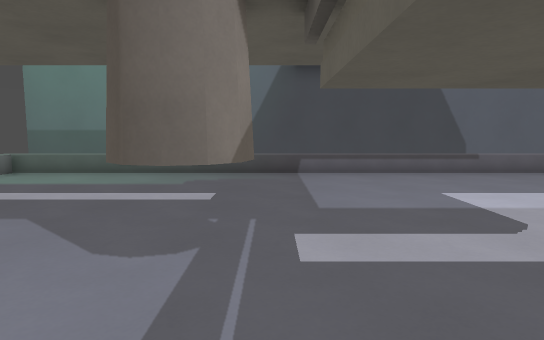
view 1 (above)

21 first-person views from a walk through a level from a Godot 3-D game. The camera is 1.3 m above the floor, tilts 6° down and sees 75° across. The floor is counted in squares, 1 m on a side. Each view is taken from the middle of a square. On the plan, view 1 faces up. The plan holds only what a view shows up to about 15 squares ahead; the rest is blank.

view 2
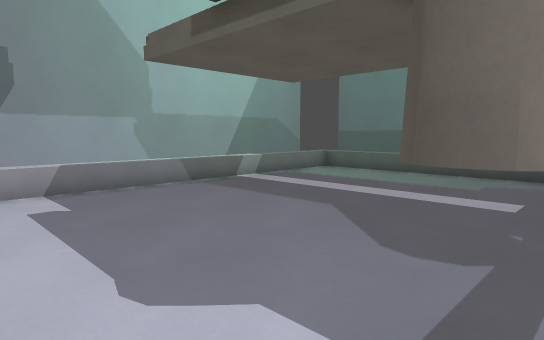

view 3
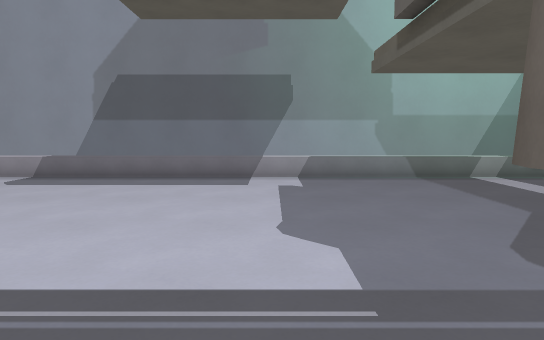

view 4
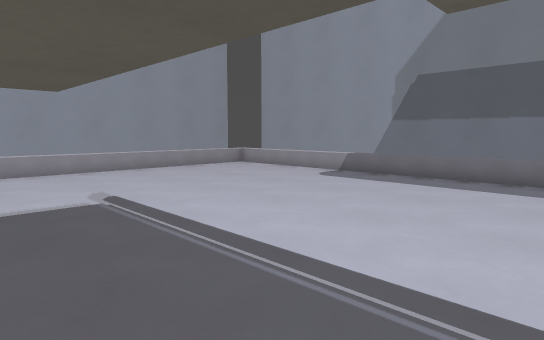

view 5
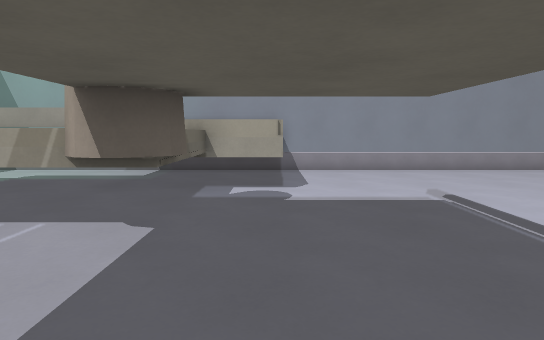

view 6
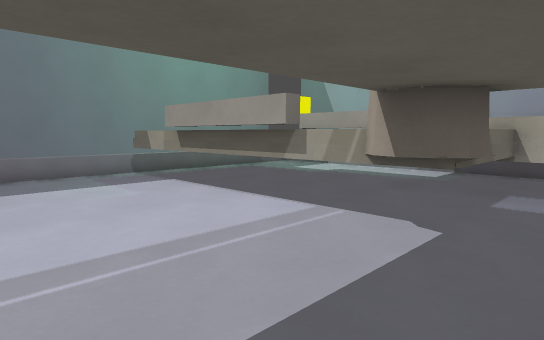

view 7
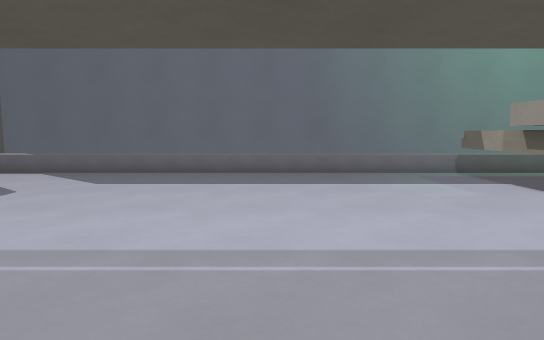

view 8
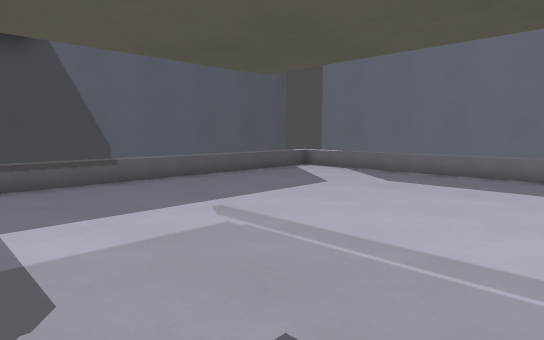

view 9
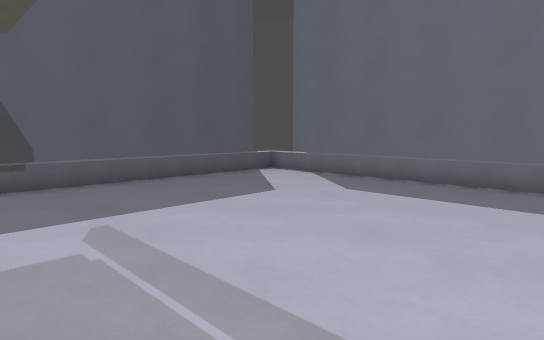

view 10
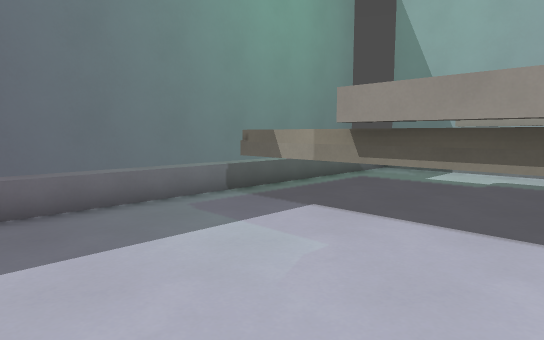

view 11
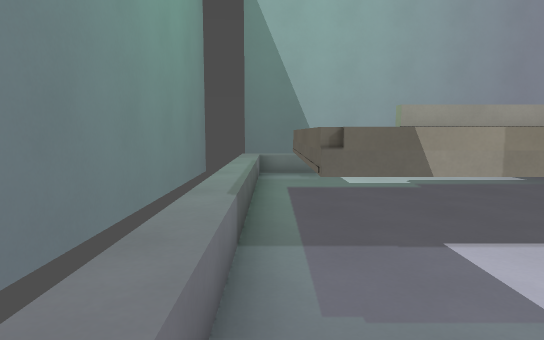

view 12
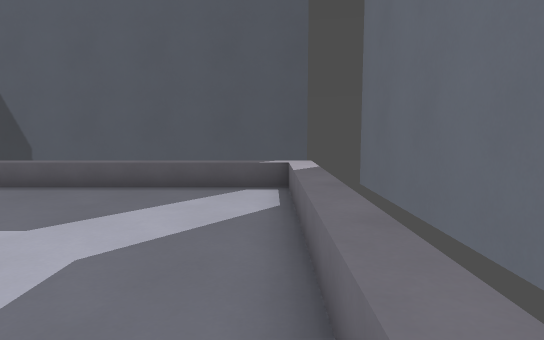

view 13
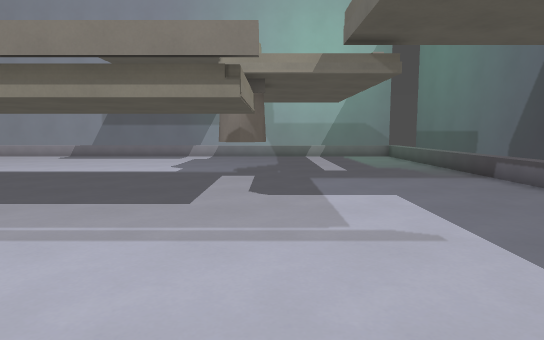

view 14
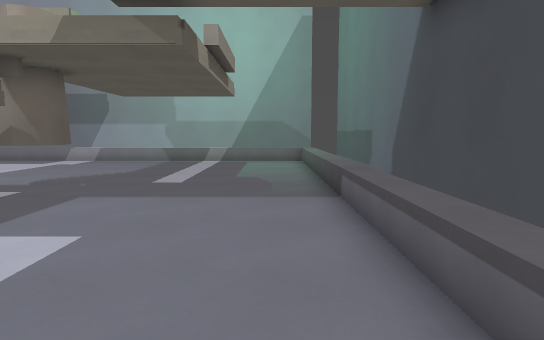

view 15
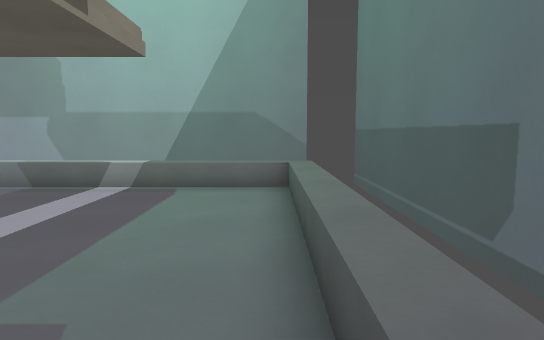

view 16
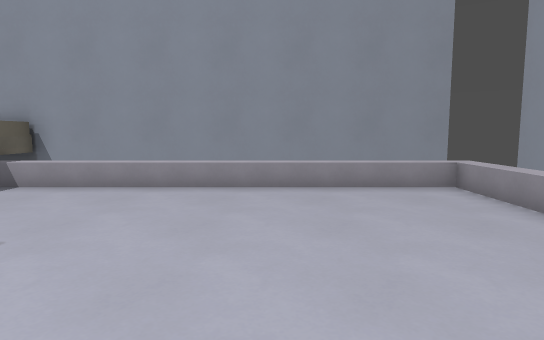

view 17
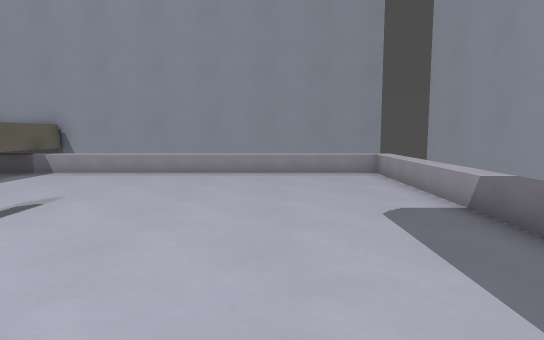

view 18
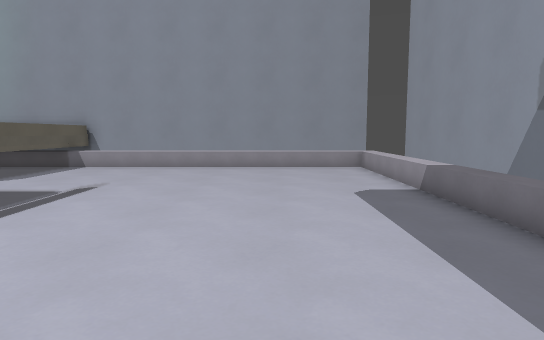

view 19
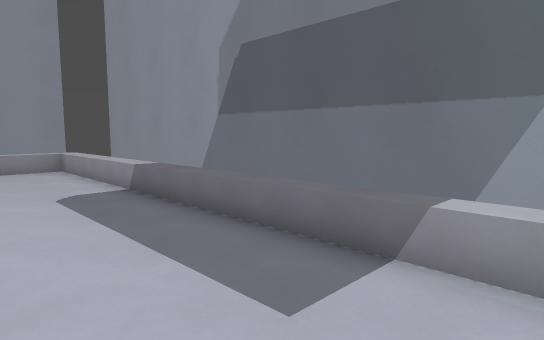

view 20
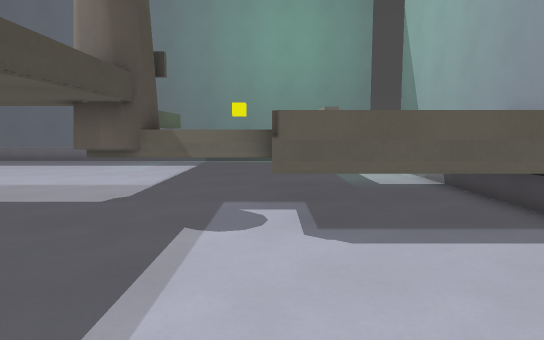

view 21
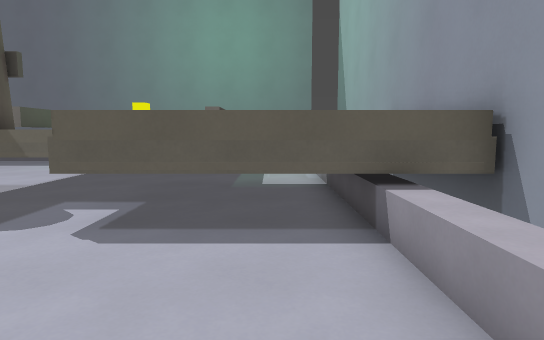

### Floor plan
Key: @ floor where view 1 was taken; # wall or solid block; . floor; ^ raised ledge; P pillar.
Columns run from 10 left of view 1 to 16 right of it. Each row starts with its distance up from view 1.
 13  #########################
 12 #^^^^^^^^^^^^^^^^^^^^^^^^^#
 11 #^.......................^#
 10 #^.......................^#
  9 #^.......................^#
  8 #^.......................^#
  7 #^.......................^#
  6 #^.......................^#
  5 #^.......P...............^#
  4 #^......PPP..............^#
  3 #^.......P...............^#
  2 #^.......................^#
  1 #^.......................^#
  0 #^........@..............^#
 -1 #^.......................^#
 -2 #^.......................^#
 -3 #^.............P.........^#
 -4 #^.............#^^^^^^^^.^#
 -5 #^.............^       ^.^#
 -6 #^.............^       ^.^#
 -7 #^...........^^^       ^.^#
 -8 #^...........^    ^^^^^^.^#
 -9 #^...........^   ^.......^#
-10 #^...........^   ^.......^#
-11 #^...........^^^^^.......^#
-12 #^^^^^^^^^^^^^         ^^^#
-13  #################  ######

Positions as (right, up) in squares from view 1, and headings:
1: (0, 0), facing up
2: (0, 0), facing up-left
3: (2, 1), facing left
4: (2, 1), facing down-left
5: (3, 1), facing down
6: (3, 1), facing down-right
7: (3, 2), facing right
8: (3, 2), facing up-right
9: (5, 2), facing up-right
10: (8, 1), facing down-right
11: (14, 0), facing down
12: (14, 3), facing up
13: (11, 5), facing left
14: (8, 10), facing left
15: (0, 11), facing left
16: (-4, -3), facing down
17: (-5, 0), facing down
18: (-5, 2), facing down
19: (-5, 2), facing down-left
20: (-2, -7), facing right
21: (-2, -10), facing right
